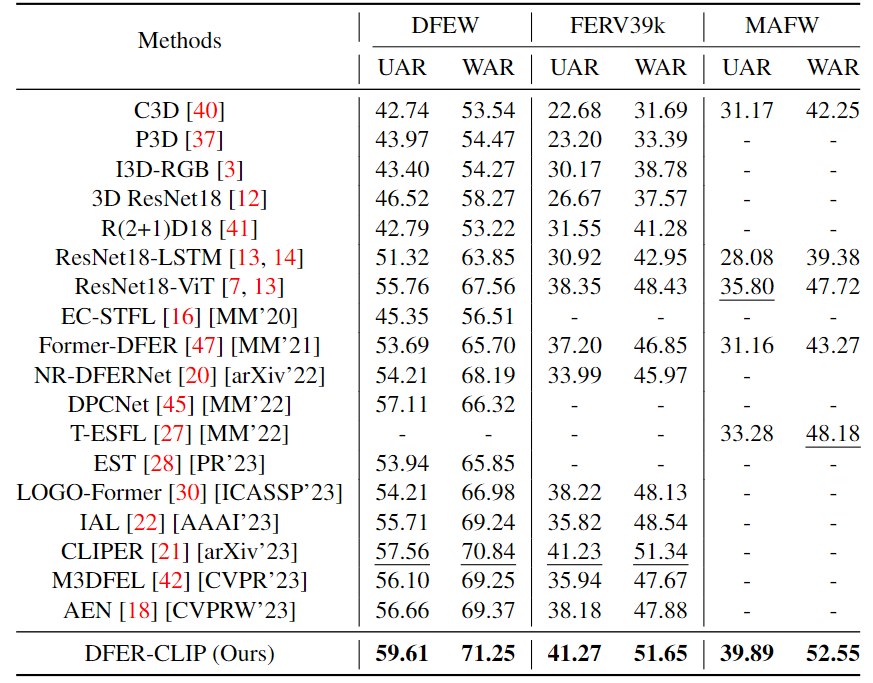
#> input picture Fine_Grained/DFER-CLIP-main/img/performance.png, 873 x 683 px
$ python -i randaugment.py   (imports and definitions only)
#> lines starting #> are read from the running program, lines starting #| are printed output that depends on the picture
#> further down, picture is the input picture: shape (683, 873, 3); mean B, G, R 236.5, 236.5, 237.3
# 导入必要的库
import cv2  # OpenCV，用于图像处理
import numpy as np  # NumPy，用于数组和数学运算


## 数据增强函数定义

# [11 lines left out: function identity_func, not called in this run]


def autocontrast_func(img, cutoff=0):
    """
    自动对比度调整，模拟 PIL.ImageOps.autocontrast 的行为。

    参数:
        img: 输入图像 (np.array)
        cutoff: 直方图裁剪比例，用于去除极值点

    返回:
        对比度增强后的图像
    """
    n_bins = 256  # 图像直方图的bin数量（0-255）

    def tune_channel(ch):
        """
        对单个通道进行自动对比度调整。
        """
        n = ch.size  # 当前通道像素总数
#> n = 596259
        cut = cutoff * n // 100  # 根据百分比计算裁剪像素数
#> cut = 0

        if cut == 0:
            high, low = ch.max(), ch.min()  # 不裁剪时取最大最小值
#> high = 255; low = 0
        else:
            hist = cv2.calcHist([ch], [0], None, [n_bins], [0, n_bins])  # 计算直方图
            low = np.argwhere(np.cumsum(hist) > cut)  # 累积直方图第一个超过cut的位置
            low = 0 if low.shape[0] == 0 else low[0]
            high = np.argwhere(np.cumsum(hist[::-1]) > cut)  # 反向累积直方图第一个超过cut的位置
            high = n_bins - 1 if high.shape[0] == 0 else n_bins - 1 - high[0]

        if high <= low:
            table = np.arange(n_bins)  # 如果high <= low，则不需要映射
        else:
            scale = (n_bins - 1) / (high - low)  # 缩放因子
#> scale = 1
            offset = -low * scale
#> offset = 0
            table = np.arange(n_bins) * scale + offset  # 构建映射表
#> table = 256 values from 0 to 255
            table[table < 0] = 0
            table[table > n_bins - 1] = n_bins - 1
        table = table.clip(0, 255).astype(np.uint8)  # 限制在0~255范围内并转为uint8
        return table[ch]  # 应用映射表到当前通道
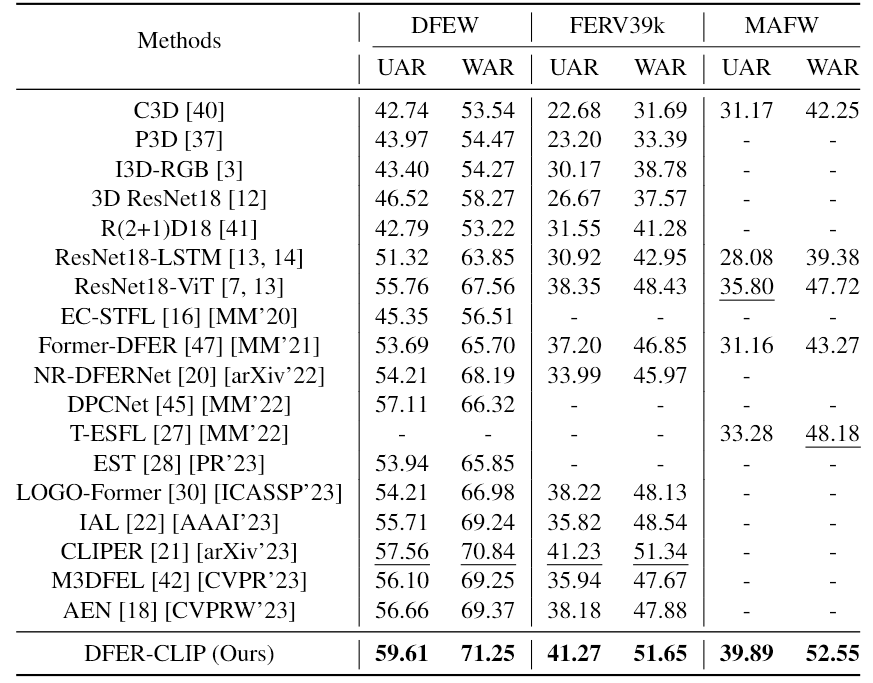
#> returned value: shape (683, 873); min 0, max 255, mean 236.5

    channels = [tune_channel(ch) for ch in cv2.split(img)]  # 分别对每个通道进行处理
#> in tune_channel (call 2), `return table[ch]`:
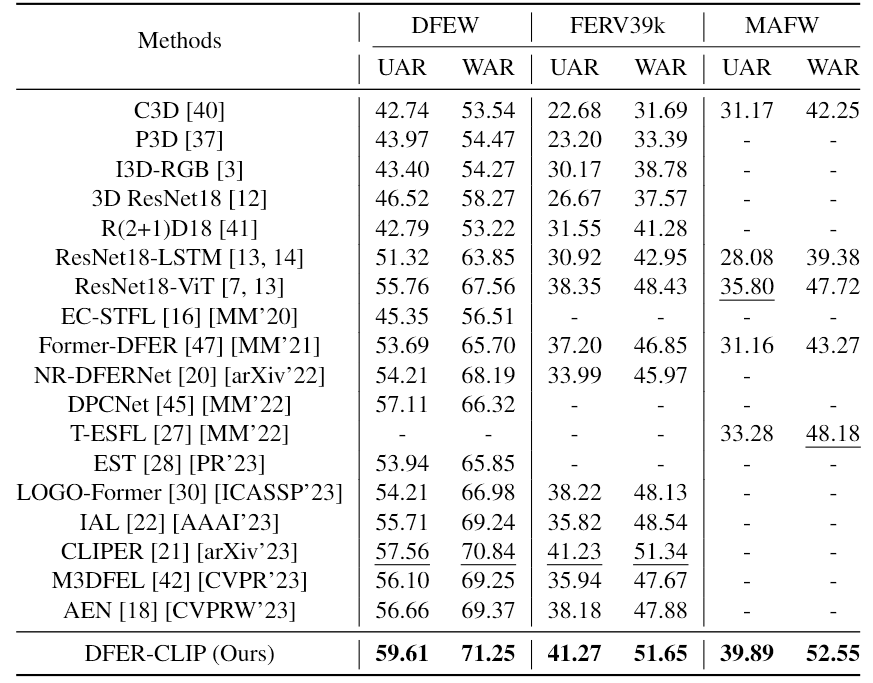
#> returned value: shape (683, 873); min 0, max 255, mean 236.5
#> in tune_channel (call 3), `return table[ch]`:
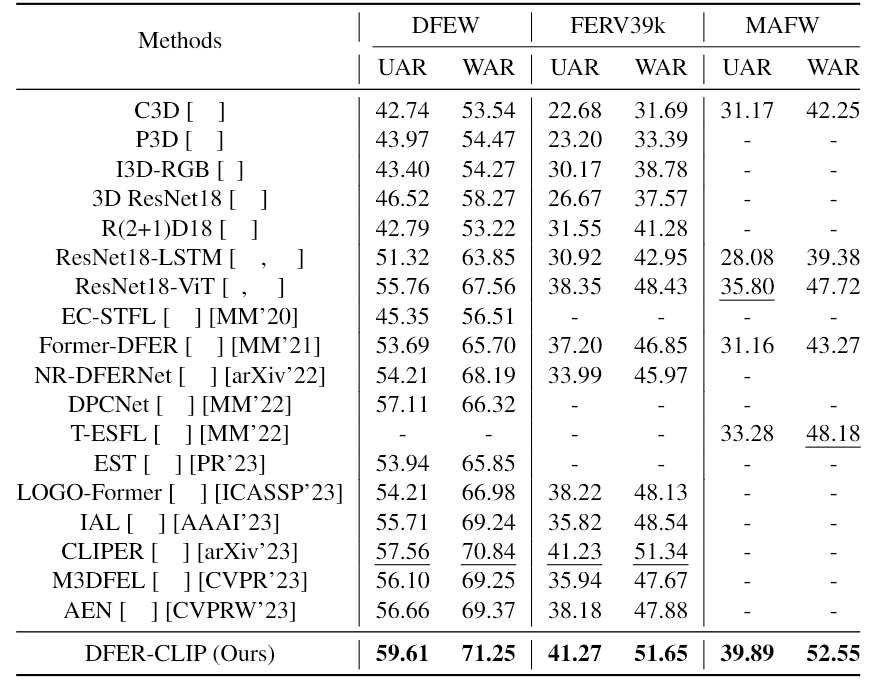
#> returned value: shape (683, 873); min 0, max 255, mean 237.3
#> channels = 3 items
    out = cv2.merge(channels)  # 合并通道
    return out


# [265 lines left out: functions equalize_func, rotate_func, solarize_func, color_func, contrast_func, brightness_func and 7 more, not called in this run]


### 每种数据增强操作对应的参数映射函数 ###

def enhance_level_to_args(MAX_LEVEL):
    """
    将增强级别转换为增强因子。

    参数:
        MAX_LEVEL: 最大增强级别

    返回:
        level_to_args 函数，输入level返回对应参数
    """
    def level_to_args(level):
        return ((level / MAX_LEVEL) * 1.8 + 0.1,)  # 映射到 [0.1, 1.9] 区间
    return level_to_args


def shear_level_to_args(MAX_LEVEL, replace_value):
    """
    将剪切级别转换为剪切因子和填充颜色。

    参数:
        MAX_LEVEL: 最大剪切级别
        replace_value: 填充颜色

    返回:
        level_to_args 函数，输入level返回对应参数
    """
    # [4 lines left out: function level_to_args, not called in this run]
    return level_to_args


def translate_level_to_args(translate_const, MAX_LEVEL, replace_value):
    """
    将平移级别转换为平移偏移量和填充颜色。

    参数:
        translate_const: 平移常数，表示最大偏移量
        MAX_LEVEL: 最大增强级别
        replace_value: 填充颜色

    返回:
        level_to_args 函数，输入level返回对应参数
    """
    # [4 lines left out: function level_to_args, not called in this run]
    return level_to_args


# [16 lines left out: function cutout_level_to_args, not called in this run]


def solarize_level_to_args(MAX_LEVEL):
    """
    将 Solarize 级别转换为阈值参数。

    参数:
        MAX_LEVEL: 最大增强级别

    返回:
        level_to_args 函数，输入level返回对应参数
    """
    def level_to_args(level):
        level = int((level / MAX_LEVEL) * 256)  # 映射到 [0, 256] 区间
        return (level,)  # 返回阈值
    return level_to_args


# [11 lines left out: function none_level_to_args, not called in this run]


def posterize_level_to_args(MAX_LEVEL):
    """
    将 Posterize 级别转换为保留位数。

    参数:
        MAX_LEVEL: 最大增强级别

    返回:
        level_to_args 函数，输入level返回对应参数
    """
    def level_to_args(level):
        level = int((level / MAX_LEVEL) * 4)  # 映射到 [0, 4] 区间
        return (level,)  # 返回保留位数
    return level_to_args


def rotate_level_to_args(MAX_LEVEL, replace_value):
    """
    将旋转级别转换为角度和填充颜色。

    参数:
        MAX_LEVEL: 最大旋转级别
        replace_value: 填充颜色

    返回:
        level_to_args 函数，输入level返回对应参数
    """
    # [4 lines left out: function level_to_args, not called in this run]
    return level_to_args


# 定义所有支持的数据增强函数字典
func_dict = {
    'Identity': identity_func,
    'AutoContrast': autocontrast_func,
    'Equalize': equalize_func,
    'Rotate': rotate_func,
    'Solarize': solarize_func,
    'Color': color_func,
    'Contrast': contrast_func,
    'Brightness': brightness_func,
    'Sharpness': sharpness_func,
    'ShearX': shear_x_func,
    'TranslateX': translate_x_func,
    'TranslateY': translate_y_func,
    'Posterize': posterize_func,
    'ShearY': shear_y_func,
}

# 设置默认参数
translate_const = 10  # 平移变换的最大偏移量
MAX_LEVEL = 10  # 最大增强级别
replace_value = (128, 128, 128)  # 默认填充颜色为灰色

# 定义每种操作对应的参数生成函数字典
arg_dict = {
    'Identity': none_level_to_args,
    'AutoContrast': none_level_to_args,
    'Equalize': none_level_to_args,
    'Rotate': rotate_level_to_args(MAX_LEVEL, replace_value),
    'Solarize': solarize_level_to_args(MAX_LEVEL),
    'Color': enhance_level_to_args(MAX_LEVEL),
    'Contrast': enhance_level_to_args(MAX_LEVEL),
    'Brightness': enhance_level_to_args(MAX_LEVEL),
    'Sharpness': enhance_level_to_args(MAX_LEVEL),
    'ShearX': shear_level_to_args(MAX_LEVEL, replace_value),
    'TranslateX': translate_level_to_args(translate_const, MAX_LEVEL, replace_value),
    'TranslateY': translate_level_to_args(translate_const, MAX_LEVEL, replace_value),
    'Posterize': posterize_level_to_args(MAX_LEVEL),
    'ShearY': shear_level_to_args(MAX_LEVEL, replace_value),
}


class RandomAugment(object):
    """
    实现 RandAugment 数据增强策略。

    参数:
        N: 每次应用的增强操作数量
        M: 增强强度级别
        isPIL: 是否输入 PIL 图像
        augs: 自定义增强操作列表
    """

    # [40 lines left out: functions __init__, get_random_ops, __call__, not called in this run]


# [4 lines not run here, left out]

>>> import cv2
>>> picture = cv2.imread('../../../../Fine_Grained/DFER-CLIP-main/img/performance.png')
>>> result = autocontrast_func(picture)
